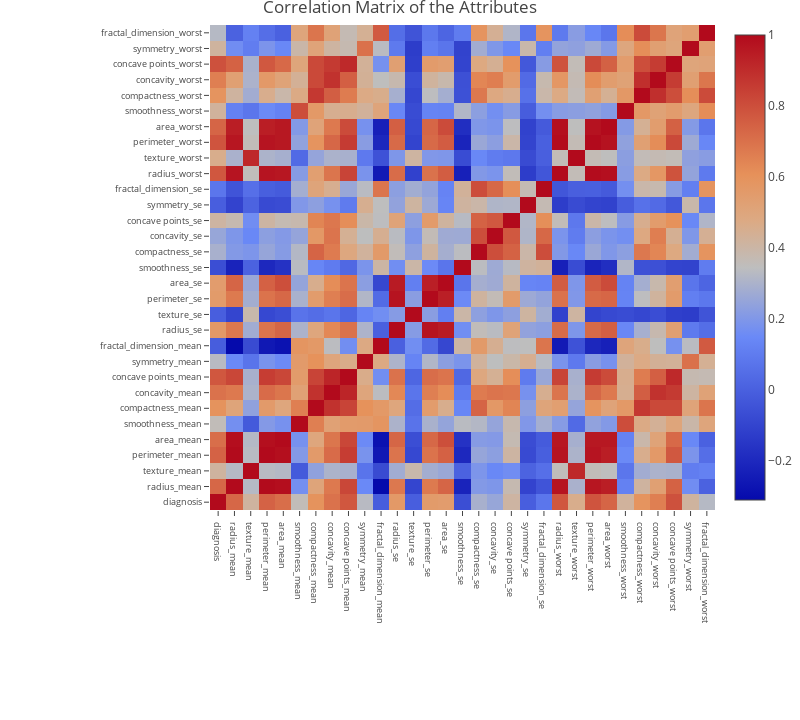

Source (notebook cell):
### Code cell
# Analyzing the correlation between the attributes

trace_1 = go.Heatmap(
    z = corr_array,
    x = corr_cols,
    y = corr_cols
)

layout = go.Layout(
    {'title': 'Correlation Matrix of the Attributes'},
     autosize = False,
     height  = 720,
     width   = 800,
     margin  = dict(r = 0 ,l = 210,
                    t = 25,b = 210,),
     yaxis   = dict(tickfont = dict(size = 9)),
     xaxis   = dict(tickfont = dict(size = 9)),
)

fig = go.Figure(data=[trace_1], layout=layout)
pyo.iplot(fig)

### Figure 1 — Plotly figure (JSON) as saved in the notebook; plotly's stock layout.template omitted (floating-point values rounded to 4 significant figures; data arrays with more than 128 entries replaced by an {"elided": "..."} marker saying what was removed)
{"data": [{"type": "heatmap", "uid": "56901e1c-8ebb-11e9-8ac7-1062e5f011e3", "x": ["diagnosis", "radius_mean", "texture_mean", "perimeter_mean", "area_mean", "smoothness_mean", "compactness_mean", "concavity_mean", "concave points_mean", "symmetry_mean", "fractal_dimension_mean", "radius_se", "texture_se", "perimeter_se", "area_se", "smoothness_se", "compactness_se", "concavity_se", "concave points_se", "symmetry_se", "fractal_dimension_se", "radius_worst", "texture_worst", "perimeter_worst", "area_worst", "smoothness_worst", "compactness_worst", "concavity_worst", "concave points_worst", "symmetry_worst", "fractal_dimension_worst"], "y": ["diagnosis", "radius_mean", "texture_mean", "perimeter_mean", "area_mean", "smoothness_mean", "compactness_mean", "concavity_mean", "concave points_mean", "symmetry_mean", "fractal_dimension_mean", "radius_se", "texture_se", "perimeter_se", "area_se", "smoothness_se", "compactness_se", "concavity_se", "concave points_se", "symmetry_se", "fractal_dimension_se", "radius_worst", "texture_worst", "perimeter_worst", "area_worst", "smoothness_worst", "compactness_worst", "concavity_worst", "concave points_worst", "symmetry_worst", "fractal_dimension_worst"], "z": {"elided": "31x31 float values"}}], "layout": {"autosize": false, "height": 720, "margin": {"b": 210, "l": 210, "r": 0, "t": 25}, "title": "Correlation Matrix of the Attributes", "width": 800, "xaxis": {"tickfont": {"size": 9}}, "yaxis": {"tickfont": {"size": 9}}}}
